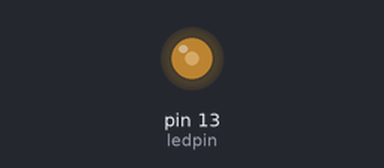
Simulated run of this sketch. Board: Arduino Uno, built with avr-gcc and run on an emulated ATmega328P. Parts: output pins drawn as LEDs (lit = HIGH).

Above: at 0.1 s.
Timing chart, 0 to 1.6 s (numbered marks = the images above):
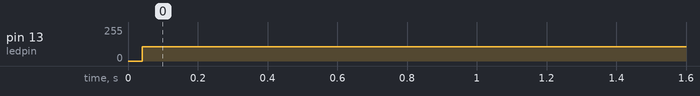

Measured:
- by itself, pin 13 (ledpin): 0/255 → 108/255 at 0.04 s

The sketch:

sketch_apr18a.ino
```cpp
/*
 * led闪烁的速度正比与所接收到的数字值
 */
const int ledpin = 13;
int blinkrate = 0;
void setup() {
  Serial.print(9600);
  pinMode(ledpin,OUTPUT);
}

void loop() {
  blink();
}

void serialevent()
{
  while(Serial.available())
  {
    char ch = Serial.read();
    Serial.write(ch);
    if( isDigit(ch))
    {
      blinkrate = (ch - '0');
      blinkrate = blinkrate * 100;
    }
  }
}

void blink()
{
  digitalWrite(ledpin,HIGH);
  delay(blinkrate);
  digitalWrite(ledpin,LOW);
  delay(blinkrate);
}
```
